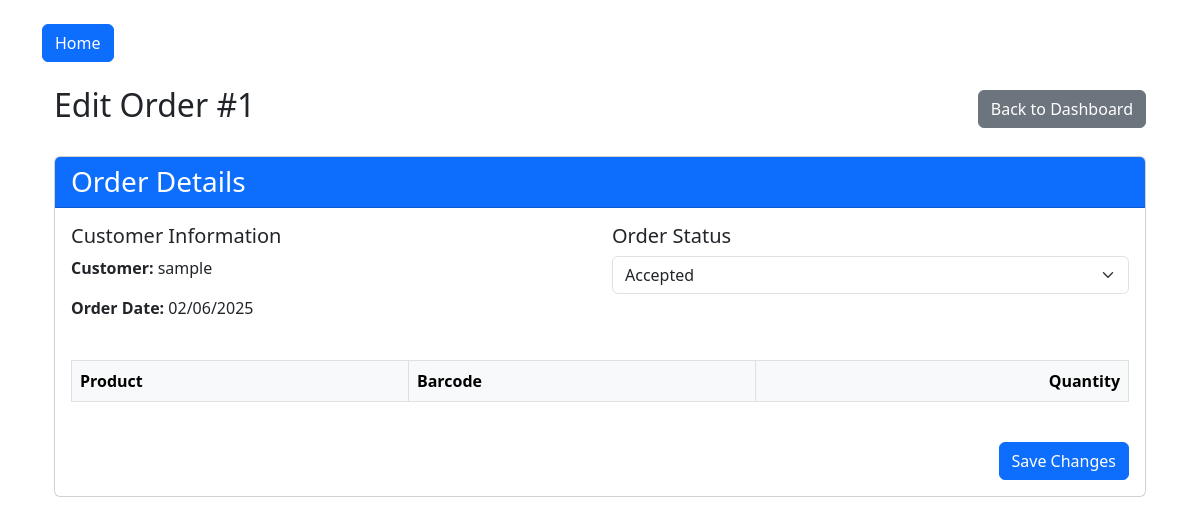
The app's page /edit-order/1 (signed in) with its own data.
### tables this page shows
CREATE TABLE sales_orders (
        id INTEGER PRIMARY KEY AUTOINCREMENT,
        customer_id INTEGER,
        order_data TEXT,
        status TEXT DEFAULT 'Pending',
        created_at TIMESTAMP DEFAULT CURRENT_TIMESTAMP,
        FOREIGN KEY(customer_id) REFERENCES users(id)
        );

CREATE TABLE users (
            id INTEGER PRIMARY KEY AUTOINCREMENT,
            username TEXT UNIQUE NOT NULL,
            password TEXT NOT NULL,
            role TEXT NOT NULL
        );

### app.py (the view, shortened to what this page needs)
@app.route('/edit-order/<int:order_id>', methods=['GET', 'POST'])
def edit_order(order_id):
    if 'user_id' not in session or session['role'] != 'admin':
        return redirect(url_for('login'))
    conn = get_db_connection()
    order = conn.execute('''
        SELECT sales_orders.*, users.username
        FROM sales_orders
        LEFT JOIN users ON sales_orders.customer_id = users.id
        WHERE sales_orders.id = ?
    ''', (order_id,)).fetchone()
    if not order:
        conn.close()
        flash('Order not found', 'error')
        return redirect(url_for('dashboard'))
    order_items = []
    try:
        order_data = json.loads(order['order_data'])
        for barcode, details in order_data.items():
            product = conn.execute('SELECT * FROM products WHERE barcode = ?',
                                 (barcode,)).fetchone()
            if product:
                order_items.append({
                    'product_id': product['id'],
                    'name': product['name'],
                    'barcode': barcode,
                    'quantity': details['quantity']
                })
    except:
        pass
    conn.close()
    return render_template('edit_order.html',
                          order=order,
                          items=order_items)

### app.py (called while the page is built)
def get_db_connection():
    conn = sqlite3.connect('database.db')
    conn.row_factory = sqlite3.Row
    return conn

### templates/edit_order.html (shortened to what this page needs)
{% extends "base.html" %}
{% block content %}
<div class="container mt-4">
    <div class="d-flex justify-content-between align-items-center">
        <h2>Edit Order #{{ order['id'] }}</h2>
        <a href="{{ url_for('dashboard') }}" class="btn btn-secondary">Back to Dashboard</a>
    </div>
    <div class="card mt-4">
        <div class="card-header bg-primary text-white">
            <h3 class="mb-0">Order Details</h3>
        </div>
        <div class="card-body">
            <form method="POST">
                <div class="row mb-4">
                    <div class="col-md-6">
                        <h5>Customer Information</h5>
                        <p><strong>Customer:</strong> {{ order['username'] }}</p>
                        <p><strong>Order Date:</strong> {{ order['created_at'] }}</p>
                    </div>
                    <div class="col-md-6">
                        <h5>Order Status</h5>
                        <select name="status" class="form-select" required>
                            <option value="Accepted" {% if order['status'] == 'Accepted' %}selected{% endif %}>Accepted</option>
                        </select>
                    </div>
                </div>
                <div class="table-responsive">
                    <table class="table table-bordered">
                        <thead class="table-light">
                            <tr>
                                <th>Product</th>
                                <th>Barcode</th>
                                <th class="text-end">Quantity</th>
                            </tr>
                        </thead>
                    </table>
                </div>
                <div class="mt-4 text-end">
                    <button type="submit" class="btn btn-primary">Save Changes</button>
                </div>
            </form>
        </div>
    </div>
</div>
{% endblock %}

### records on screen
sales_orders: id "1", created_at "02/06/2025", status "Accepted"
users: username "sample"
